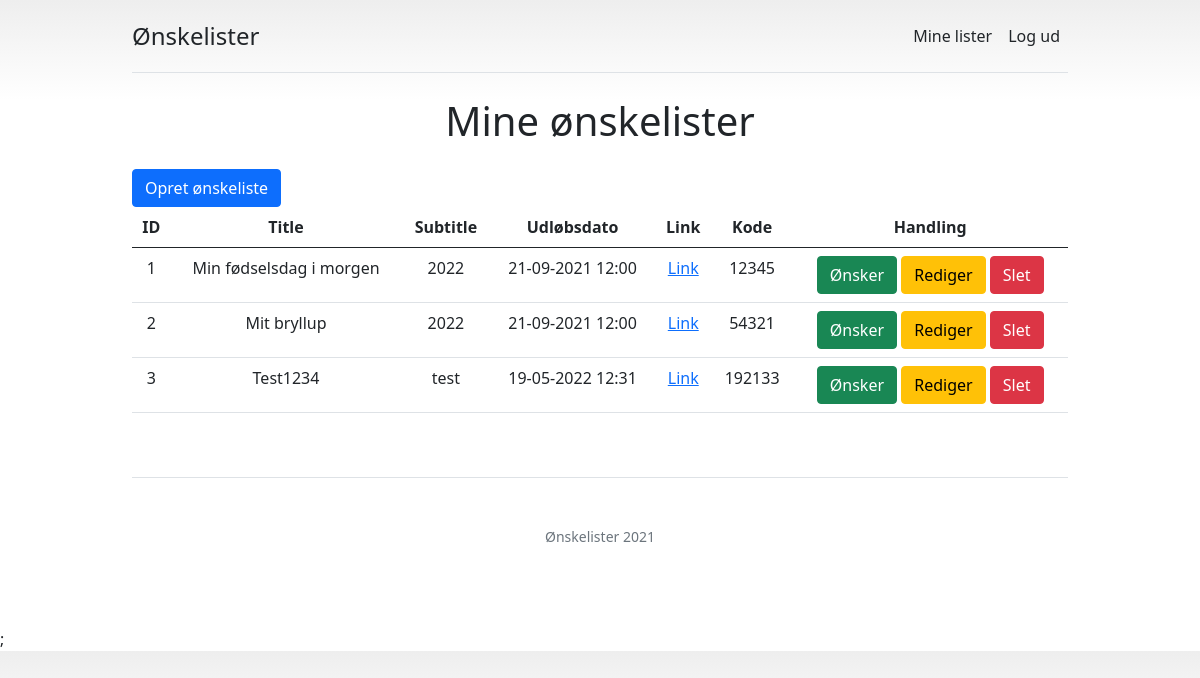
Before: /list/read (signed in) with the older database file.
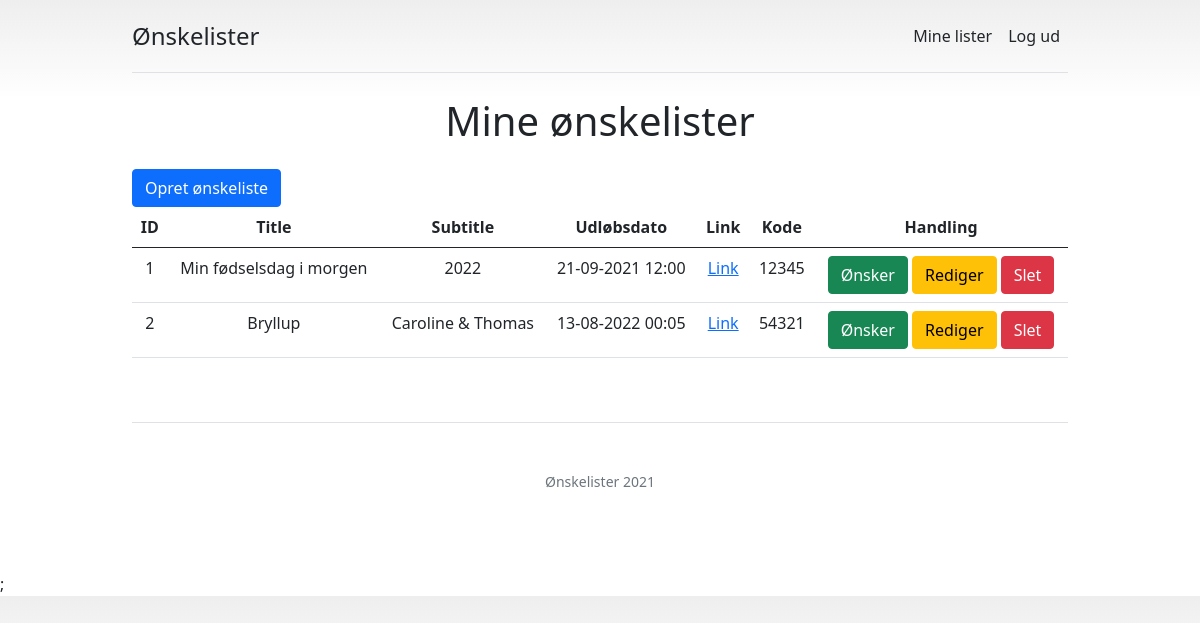
After: the same page with the newer database file.
### tables this page shows
CREATE TABLE `whish_lists` (
  `list_id` bigint(20) NOT NULL,
  `list_date` datetime DEFAULT NULL,
  `list_title` text DEFAULT NULL,
  `list_subtitle` text DEFAULT NULL,
  `list_link` varchar(255) DEFAULT NULL,
  `list_user` bigint(20) DEFAULT NULL,
  `list_code` varchar(255) NOT NULL,
  `list_active` tinyint(1) NOT NULL DEFAULT 1
);

### app/config.php (called while the page is built, shortened)
<?php
require 'classes/simple.db.class.php';
$app['cookie_name'] = 'session';
$app['session_name'] = 'user';
$app['db'] = new SimpleDB(['host' => 'localhost', 'user' => 'root','pass' => '','database' => 'dev']);
$app['url'] = 'http://localhost/whishlist';
$app['asset'] = $app['url'] . '/public/assets';
$app['name'] = 'Ønskelister';
$app['title'] = 'Ønskelister - Ønskelister til alle begivenheder';

### app/classes/simple.db.class.php (called while the page is built, shortened)
<?php
class SimpleDB
{
  public $isConn;
  public function __construct( $db_conn = array('host' => 'localhost', 'user' => 'root','pass' => '','database' => 'test', ) )
  {
    $host = isset($db_conn['host']) ? $db_conn['host'] : 'localhost' ;
    $user = isset($db_conn['user']) ? $db_conn['user'] : 'root' ;
    $pass = isset($db_conn['pass']) ? $db_conn['pass'] : '' ;
    $database = isset($db_conn['database']) ? $db_conn['database'] : die('no database set') ;
    $connection = mysqli_connect($host, $user, $pass,$database);
    if($connection)
    {
      $this->isConn = $connection;
    }
  }
  public function Select($SQLStatement)
  {
    $con =  $this->isConn;
    if ($con)
    {
      $q = $con->query($SQLStatement);
      $row = $q->num_rows;
      if($row <1)
      {
        $result = $row;
      }
      else if($row == 1)
      {
        $result = array($q->fetch_assoc());
      }
      else if( $row >1)
      {
        $d1 = array( $q->fetch_assoc());
        $d2= array();
        while ($row = $q->fetch_assoc())
        {
          $d2[] = $row;
        }
        $result = array_merge($d1 , $d2);
      }
      return $result;
      }
  }
}

### list/read.php (the view, shortened to what this page needs)
<?php include '../app/templates/header.php'; ?>
<?php include '../app/templates/app.php'; ?>
<?php $lists = $app['db']->Select('select * from whish_lists'); ?>
</head>
<body>
<?php include '../app/templates/nav.php'; ?>
  <main>
    <h2 id="produkter" class="display-6 text-center mb-4">Mine ønskelister</h2>
    <a href="<?php echo $app['url'] ?>/list/create"><button type="button" class="btn btn-primary">Opret ønskeliste</button></a>
    <div class="table-responsive">
      <table class="table text-center">
        <thead>
          <tr>
            <th>ID</th>
            <th>Title</th>
            <th>Subtitle</th>
            <th>Udløbsdato</th>
            <th>Link</th>
            <th>Kode</th>
            <th>Handling</th>
          </tr>
        </thead>
        <tbody>
          <?php foreach($lists as $list): ?>
          <tr>
            <td><?php echo $list['list_id']; ?></td>
            <td><?php echo $list['list_title']; ?></td>
            <td><?php echo $list['list_subtitle']; ?></td>
            <td><?php echo date('d-m-Y H:i', strtotime($list['list_date'])); ?></td>
            <td><a href="<?php echo $app['url']; ?>/<?php echo $list['list_id'] ?>">Link</a></td>
            <td><?php echo $list['list_code']; ?></td>
            <td>
            <a href="<?php echo $app['url']; ?>/gift/read?list=<?php echo $list['list_id']; ?>" class="btn btn-success">Ønsker</a>
              <a href="<?php echo $app['url']; ?>/list/update?id=<?php echo $list['list_id']; ?>" class="btn btn-warning">Rediger</a>
              <a onclick="return confirm('Er du sikker?');" href="<?php echo $app['url']; ?>/list/delete?id=<?php echo $list['list_id'] ?>" class="btn btn-danger">Slet</a>
            </td>
          </tr>
          <?php endforeach; ?>
        </tbody>
      </table>
    </div>
  </main>
  <?php include '../app/templates/footer.php'; ?>

Changed rows visible on the page:
removed whish_lists: list_id "3", list_title "Test1234", list_subtitle "test", list_date "19-05-2022 12:31", list_code "192133"
changed whish_lists id 2: list_title "Mit bryllup" → "Bryllup"; list_subtitle "2022" → "Caroline & Thomas"; list_date "21-09-2021 12:00" → "13-08-2022 00:05"
